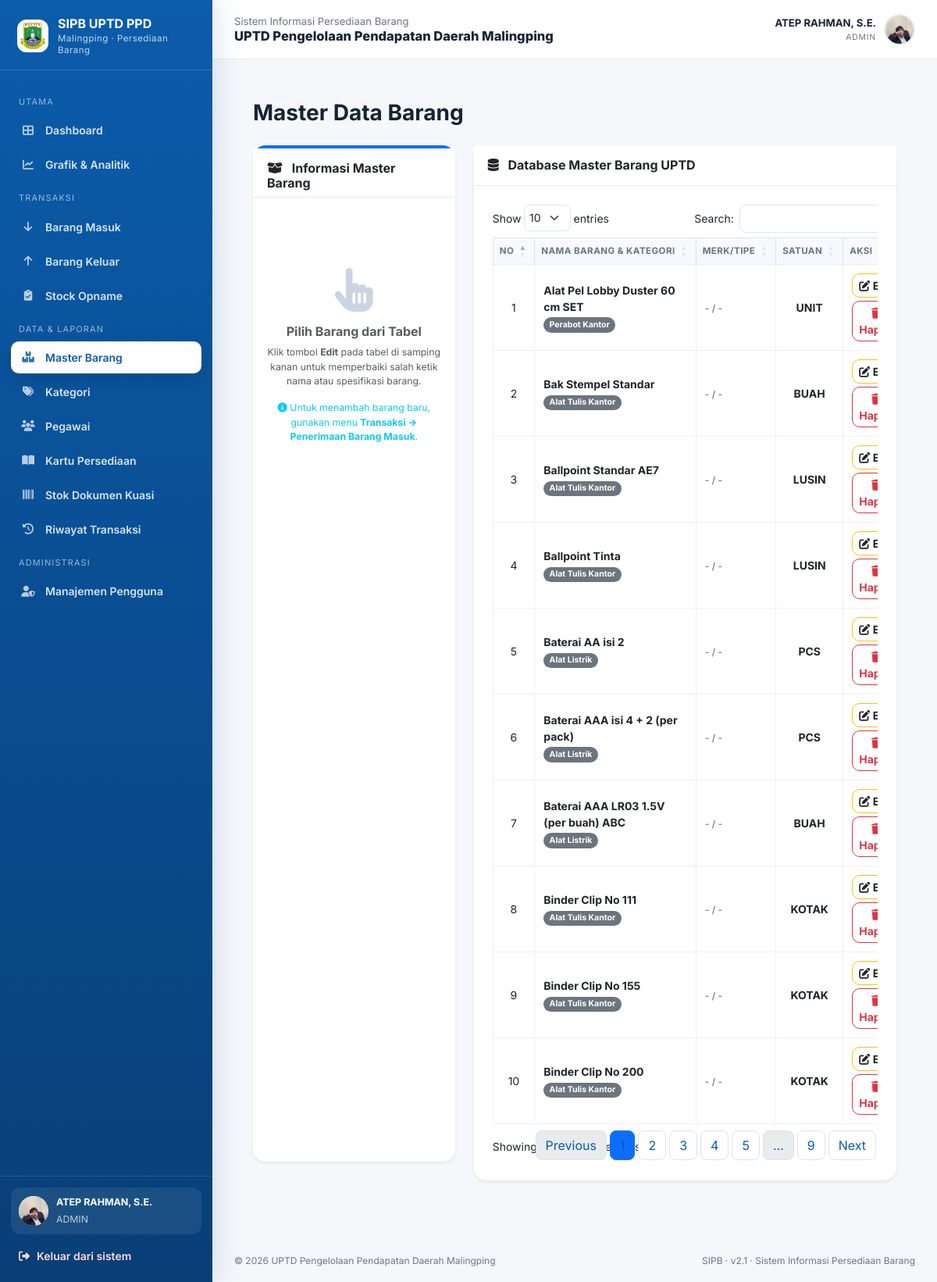
The page /inventory/manage_barang.php (signed in) on the database its author committed.
### tables this page shows
CREATE TABLE users (
  id integer NOT NULL,
  pegawai_id integer DEFAULT NULL,
  username varchar(50) NOT NULL,
  password varchar(255) NOT NULL,
  nama_lengkap varchar(100) NOT NULL,
  role text DEFAULT 'user',
  is_active smallint DEFAULT 1,
  nip varchar(50) DEFAULT NULL,
  jabatan varchar(100) DEFAULT NULL,
  email varchar(100) DEFAULT NULL,
  foto_profil varchar(255) DEFAULT 'default.png',
  no_hp varchar(20) DEFAULT NULL,
  jenis_kelamin text DEFAULT NULL,
  tanggal_lahir date DEFAULT NULL,
  alamat text DEFAULT NULL
);

CREATE TABLE barang (
  id integer NOT NULL,
  kategori_id integer DEFAULT NULL,
  nama_barang varchar(150) NOT NULL,
  tipe varchar(100) DEFAULT NULL,
  merk varchar(100) DEFAULT NULL,
  satuan varchar(50) DEFAULT NULL,
  harga_terakhir decimal(15,2) DEFAULT 0.00,
  jumlah_total integer DEFAULT 0,
  terpakai integer DEFAULT 0,
  sisa integer DEFAULT 0,
  stok_minimum integer DEFAULT 0,
  kategori text DEFAULT 'non-kuasi'
);

CREATE TABLE kategori (
  id integer NOT NULL,
  nama_kategori varchar(100) NOT NULL
);

### inventory/manage_barang.php (the view, shortened to what this page needs)
<?php
require_once 'functions.php';
$edit_data = null;
require 'header.php';
?>
<div class="container-fluid px-4 mt-4 mb-5">
    <div class="d-sm-flex align-items-center justify-content-between mb-4">
        <h1 class="h3 mb-0 text-gray-800 fw-bold" style="color: var(--gov-primary);">Master Data Barang</h1>
    </div>
    <div class="row">
        <div class="col-md-4 mb-4">
            <div class="card shadow-sm border-0 border-top <?= $edit_data ? 'border-warning' : 'border-primary'; ?> border-4 h-100">
                <div class="card-header pt-3 pb-2">
                    <h6 class="fw-bold mb-0 <?= $edit_data ? 'text-warning text-dark' : 'text-gov-primary'; ?>">
                        <i class="fas <?= $edit_data ? 'fa-edit' : 'fa-box-open'; ?> me-2"></i>
                        <?= $edit_data ? 'Mode Edit Spesifikasi Barang' : 'Informasi Master Barang'; ?>
                    </h6>
                </div>
                <div class="card-body">
                    <?php if ($edit_data): ?>
                    <form method="POST" action="manage_barang.php">
                        <?= csrf_field(); ?>
                        <input type="hidden" name="id_barang" value="<?= $edit_data['id']; ?>">
                        <div class="alert alert-warning py-2 small fw-bold">
                            <i class="fas fa-info-circle me-1"></i> Perubahan nama disini akan mempengaruhi laporan historis.
                        </div>
                        <div class="mb-3 mt-3">
                            <label class="form-label small fw-bold text-muted">Kategori <span class="text-danger">*</span></label>
                            <select name="kategori_id" class="form-select border-warning" required>
                                <?php
                                $kat = $pdo->query("SELECT * FROM kategori ORDER BY nama_kategori");
                                while ($k = $kat->fetch()) {
                                    $selected = ($edit_data['kategori_id'] == $k['id']) ? 'selected' : '';
                                    echo "<option value='{$k['id']}' $selected>" . htmlspecialchars($k['nama_kategori']) . "</option>";
                                }
                                ?>
                            </select>
                        </div>
                        <div class="mb-3">
                            <label class="form-label small fw-bold text-muted">Nama Spesifikasi Barang <span class="text-danger">*</span></label>
                            <input type="text" name="nama_barang" class="form-control border-warning fw-bold" required
                                   value="<?= htmlspecialchars($edit_data['nama_barang']); ?>">
                        </div>
                        <div class="row mb-3">
                            <div class="col-6">
                                <label class="form-label small fw-bold text-muted">Merk</label>
                                <input type="text" name="merk" class="form-control form-control-sm"
                                       value="<?= htmlspecialchars($edit_data['merk']); ?>">
                            </div>
                            <div class="col-6">
                                <label class="form-label small fw-bold text-muted">Tipe/Ukuran</label>
                                <input type="text" name="tipe" class="form-control form-control-sm"
                                       value="<?= htmlspecialchars($edit_data['tipe']); ?>">
                            </div>
                        </div>
                        <div class="mb-4">
                            <label class="form-label small fw-bold text-muted">Satuan <span class="text-danger">*</span></label>
                            <input type="text" name="satuan" class="form-control form-control-sm" required
                                   value="<?= htmlspecialchars($edit_data['satuan']); ?>">
                        </div>
                        <div class="d-grid gap-2 border-top pt-3">
                            <button type="submit" class="btn btn-warning fw-bold text-dark shadow-sm">
                                <i class="fas fa-save me-2"></i> Update Spesifikasi
                            </button>
                            <a href="manage_barang.php" class="btn btn-light border text-secondary btn-sm fw-bold">Batal Edit</a>
                        </div>
                    </form>
                    <?php else: ?>
                        <div class="text-center py-5 mt-4 text-muted">
                            <i class="fas fa-hand-pointer fa-4x mb-3 d-block" style="color: #cbd5e1;"></i>
                            <h6 class="fw-bold">Pilih Barang dari Tabel</h6>
                            <p class="small">Klik tombol <b>Edit</b> pada tabel di samping kanan untuk memperbaiki salah ketik nama atau spesifikasi barang.</p>
                            <p class="small text-info mt-3"><i class="fas fa-info-circle"></i> Untuk menambah barang baru, gunakan menu <b>Transaksi -> Penerimaan Barang Masuk</b>.</p>
                        </div>
                    <?php endif; ?>
                </div>
            </div>
        </div>
        <div class="col-md-8">
            <div class="card shadow-sm border-0 h-100" style="border-top: 4px solid var(--gov-primary);">
                <div class="card-header bg-white py-3">
                    <h6 class="mb-0 fw-bold text-gov-primary"><i class="fas fa-database me-2"></i> Database Master Barang UPTD</h6>
                </div>
                <div class="card-body p-4">
                    <div class="table-responsive">
                        <table class="table table-hover table-bordered align-middle mb-0 tabel-data" style="width:100%">
                            <thead class="text-center">
                                <tr>
                                    <th width="5%">No</th>
                                    <th width="35%">Nama Barang & Kategori</th>
                                    <th width="20%">Merk/Tipe</th>
                                    <th width="10%">Satuan</th>
                                    <th width="15%">Aksi</th>
                                </tr>
                            </thead>
                            <tbody class="bg-white">
                                <?php
                                $no = 1;
                                $sql_list = "SELECT b.*, k.nama_kategori
                                             FROM barang b
                                             LEFT JOIN kategori k ON b.kategori_id = k.id
                                             ORDER BY b.nama_barang ASC";
                                $stmt_list = $pdo->query($sql_list);
                                while ($row = $stmt_list->fetch(PDO::FETCH_ASSOC)) {
                                    echo "<tr>
                                            <td class='text-center'>{$no}</td>
                                            <td>
                                                <div class='fw-bold text-dark'>" . htmlspecialchars($row['nama_barang']) . "</div>
                                                <small class='badge bg-secondary'>" . htmlspecialchars($row['nama_kategori'] ?? '-') . "</small>
                                            </td>
                                            <td><small class='text-muted'>" . htmlspecialchars($row['merk']) . " / " . htmlspecialchars($row['tipe']) . "</small></td>
                                            <td class='text-center fw-bold'>" . htmlspecialchars($row['satuan']) . "</td>
                                            <td class='text-center'>
                                                <div class='d-flex flex-column gap-1'>
                                                    <a href='manage_barang.php?edit={$row['id']}' class='btn btn-sm btn-outline-warning text-dark fw-bold' title='Edit Spesifikasi'>
                                                        <i class='fas fa-edit'></i> Edit
                                                    </a>
                                                    <form method='POST' class='d-inline' onsubmit=\"return confirm('Yakin ingin menghapus master barang ini?');\">" . csrf_field() . "<input type='hidden' name='hapus' value='{$row['id']}'><button type='submit' class='btn btn-sm btn-outline-danger fw-bold'><i class='fas fa-trash'></i> Hapus</button></form>
                                                </div>
                                            </td>
                                          </tr>";
                                    $no++;
                                }
                                ?>
                            </tbody>
                        </table>
                    </div>
                </div>
            </div>
        </div>
    </div>
</div>
<?php
require 'footer.php';
?>

### inventory/header.php (shortened to what this page needs)
<?php
require_once __DIR__ . '/functions.php';
$current_page = basename($_SERVER['PHP_SELF'] ?? 'index.php');
$role = $_SESSION['role'] ?? 'user';
$nama_user = $_SESSION['nama_lengkap'] ?? 'Pengguna';
$foto_nav = 'default.png';
if (isset($_SESSION['user_id']) && isset($pdo)) {
    try {
        $stmt_ava = $pdo->prepare("SELECT foto_profil FROM users WHERE id = ?");
        $stmt_ava->execute([$_SESSION['user_id']]);
        $ava_row = $stmt_ava->fetch(PDO::FETCH_ASSOC);
        if ($ava_row && !empty($ava_row['foto_profil'])) $foto_nav = $ava_row['foto_profil'];
    } catch (Exception $e) { error_log('avatar lookup: ' . $e->getMessage()); }
}
$path_nav = 'uploads/profil/' . $foto_nav;
function nav_active(array $pages, string $current): string { return in_array($current, $pages, true) ? 'active' : ''; }
?>
<!DOCTYPE html>
<html lang="id">
<head>
    <link href="https://cdn.jsdelivr.net/npm/bootstrap@5.3.0/dist/css/bootstrap.min.css" rel="stylesheet">
    <link rel="stylesheet" href="https://cdnjs.cloudflare.com/ajax/libs/font-awesome/6.4.0/css/all.min.css">
    <link href="https://cdn.datatables.net/1.13.6/css/dataTables.bootstrap5.min.css" rel="stylesheet">
    <link href="https://cdn.datatables.net/responsive/2.5.0/css/responsive.bootstrap5.min.css" rel="stylesheet">
</head>
<body>
<div class="app-shell">
    <aside class="sidebar" id="sidebar">
        <a class="brand text-white" href="index.php">
            <img src="logo_banten.png?v=3" alt="Logo Banten">
            <div class="brand-title"><strong>SIPB UPTD PPD</strong><small>Malingping · Persediaan Barang</small></div>
        </a>
        <nav class="sidebar-nav">
            <div class="nav-label">Utama</div>
            <a class="side-link <?= nav_active(['index.php'], $current_page) ?>" href="index.php"><i class="fa-solid fa-table-cells-large"></i><span>Dashboard</span></a>
            <a class="side-link <?= nav_active(['dashboard.php'], $current_page) ?>" href="dashboard.php"><i class="fa-solid fa-chart-line"></i><span>Grafik & Analitik</span></a>
            <div class="nav-label">Transaksi</div>
            <a class="side-link <?= nav_active(['barang_masuk.php'], $current_page) ?>" href="barang_masuk.php"><i class="fa-solid fa-arrow-down"></i><span>Barang Masuk</span></a>
            <a class="side-link <?= nav_active(['barang_keluar.php'], $current_page) ?>" href="barang_keluar.php"><i class="fa-solid fa-arrow-up"></i><span>Barang Keluar</span></a>
            <a class="side-link <?= nav_active(['stock_opname.php'], $current_page) ?>" href="stock_opname.php"><i class="fa-solid fa-clipboard-check"></i><span>Stock Opname</span></a>
            <div class="nav-label">Data & Laporan</div>
            <?php if ($role === 'admin'): ?>
                <a class="side-link <?= nav_active(['manage_barang.php'], $current_page) ?>" href="manage_barang.php"><i class="fa-solid fa-boxes-stacked"></i><span>Master Barang</span></a>
                <a class="side-link <?= nav_active(['master_kategori.php'], $current_page) ?>" href="master_kategori.php"><i class="fa-solid fa-tags"></i><span>Kategori</span></a>
                <a class="side-link <?= nav_active(['manage_pegawai.php'], $current_page) ?>" href="manage_pegawai.php"><i class="fa-solid fa-users"></i><span>Pegawai</span></a>
            <?php endif; ?>
            <a class="side-link <?= nav_active(['kartu_persediaan.php'], $current_page) ?>" href="kartu_persediaan.php"><i class="fa-solid fa-book-open"></i><span>Kartu Persediaan</span></a>
            <a class="side-link <?= nav_active(['stok_kuasi.php'], $current_page) ?>" href="stok_kuasi.php"><i class="fa-solid fa-barcode"></i><span>Stok Dokumen Kuasi</span></a>
            <a class="side-link <?= nav_active(['riwayat_masuk.php','riwayat_keluar.php'], $current_page) ?>" href="riwayat_masuk.php"><i class="fa-solid fa-clock-rotate-left"></i><span>Riwayat Transaksi</span></a>
            <?php if ($role === 'admin'): ?>
                <div class="nav-label">Administrasi</div>
                <a class="side-link <?= nav_active(['manage_users.php'], $current_page) ?>" href="manage_users.php"><i class="fa-solid fa-user-shield"></i><span>Manajemen Pengguna</span></a>
            <?php endif; ?>
        </nav>
        <div class="sidebar-bottom">
            <div class="mini-profile"><img src="<?= htmlspecialchars($path_nav, ENT_QUOTES, 'UTF-8') ?>" alt="Profil"><div><strong class="d-block" style="font-size:.78rem"><?= htmlspecialchars($nama_user) ?></strong><small><?= htmlspecialchars(strtoupper($role)) ?></small></div></div>
            <a class="logout-side" href="#" data-bs-toggle="modal" data-bs-target="#logoutModal"><i class="fa-solid fa-right-from-bracket"></i> Keluar dari sistem</a>
        </div>
    </aside>
    <div class="main-wrap">
        <header class="topbar">
            <div class="topbar-left"><div><div class="crumb">Sistem Informasi Persediaan Barang</div><h1 class="page-title">UPTD Pengelolaan Pendapatan Daerah Malingping</h1></div></div>
            <div class="top-user"><div class="top-user-text text-end"><strong><?= htmlspecialchars($nama_user) ?></strong><small><?= htmlspecialchars($role) ?></small></div><img src="<?= htmlspecialchars($path_nav, ENT_QUOTES, 'UTF-8') ?>" alt="Profil pengguna"></div>
        </header>
        <main class="content">

### rows shown on the page
users: foto_profil (picture)
barang: nama_barang "Alat Pel Lobby Duster 60 cm SET", kategori.nama_kategori "Perabot Kantor", merk "-", tipe "-", satuan "UNIT"
barang: nama_barang "Bak Stempel Standar", kategori.nama_kategori "Alat Tulis Kantor", merk "-", tipe "-", satuan "BUAH"
barang: nama_barang "Ballpoint Standar AE7", kategori.nama_kategori "Alat Tulis Kantor", merk "-", tipe "-", satuan "LUSIN"
barang: nama_barang "Ballpoint Tinta", kategori.nama_kategori "Alat Tulis Kantor", merk "-", tipe "-", satuan "LUSIN"
barang: nama_barang "Baterai AA isi 2", kategori.nama_kategori "Alat Listrik", merk "-", tipe "-", satuan "PCS"
barang: nama_barang "Baterai AAA isi 4 + 2 (per pack)", kategori.nama_kategori "Alat Listrik", merk "-", tipe "-", satuan "PCS"
barang: nama_barang "Baterai AAA LR03 1.5V (per buah) ABC", kategori.nama_kategori "Alat Listrik", merk "-", tipe "-", satuan "BUAH"
barang: nama_barang "Binder Clip No 111", kategori.nama_kategori "Alat Tulis Kantor", merk "-", tipe "-", satuan "KOTAK"
barang: nama_barang "Binder Clip No 155", kategori.nama_kategori "Alat Tulis Kantor", merk "-", tipe "-", satuan "KOTAK"
barang: nama_barang "Binder Clip No 200", kategori.nama_kategori "Alat Tulis Kantor", merk "-", tipe "-", satuan "KOTAK"

### other values the page prints
$nama_user "ATEP RAHMAN, S.E."
$role "ADMIN"
